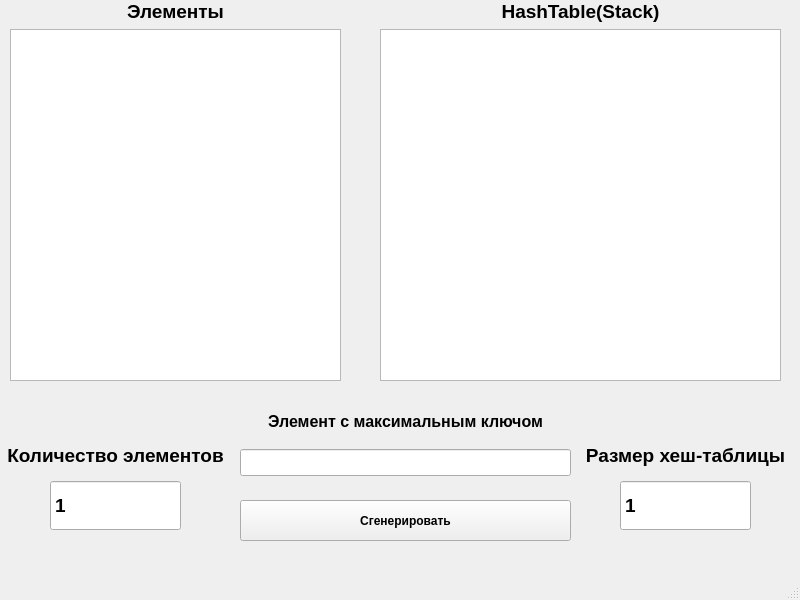
<?xml version="1.0" encoding="UTF-8"?>
<ui version="4.0">
 <class>MainWindow</class>
 <widget class="QMainWindow" name="MainWindow">
  <property name="geometry">
   <rect>
    <x>0</x>
    <y>0</y>
    <width>800</width>
    <height>600</height>
   </rect>
  </property>
  <property name="windowTitle">
   <string>HashTable</string>
  </property>
  <widget class="QWidget" name="centralwidget">
   <widget class="QSpinBox" name="amountElementBox">
    <property name="geometry">
     <rect>
      <x>50</x>
      <y>480</y>
      <width>131</width>
      <height>51</height>
     </rect>
    </property>
    <property name="font">
     <font>
      <pointsize>14</pointsize>
      <bold>true</bold>
     </font>
    </property>
    <property name="buttonSymbols">
     <enum>QAbstractSpinBox::NoButtons</enum>
    </property>
    <property name="minimum">
     <number>1</number>
    </property>
    <property name="maximum">
     <number>1000</number>
    </property>
   </widget>
   <widget class="QLabel" name="label">
    <property name="geometry">
     <rect>
      <x>0</x>
      <y>440</y>
      <width>231</width>
      <height>31</height>
     </rect>
    </property>
    <property name="font">
     <font>
      <pointsize>14</pointsize>
      <bold>true</bold>
     </font>
    </property>
    <property name="text">
     <string>Количество элементов</string>
    </property>
    <property name="alignment">
     <set>Qt::AlignCenter</set>
    </property>
   </widget>
   <widget class="QLabel" name="label_2">
    <property name="geometry">
     <rect>
      <x>570</x>
      <y>440</y>
      <width>231</width>
      <height>31</height>
     </rect>
    </property>
    <property name="font">
     <font>
      <pointsize>14</pointsize>
      <bold>true</bold>
     </font>
    </property>
    <property name="text">
     <string>Размер хеш-таблицы</string>
    </property>
    <property name="alignment">
     <set>Qt::AlignCenter</set>
    </property>
   </widget>
   <widget class="QSpinBox" name="sizeBox">
    <property name="geometry">
     <rect>
      <x>620</x>
      <y>480</y>
      <width>131</width>
      <height>51</height>
     </rect>
    </property>
    <property name="font">
     <font>
      <pointsize>14</pointsize>
      <bold>true</bold>
     </font>
    </property>
    <property name="buttonSymbols">
     <enum>QAbstractSpinBox::NoButtons</enum>
    </property>
    <property name="minimum">
     <number>1</number>
    </property>
    <property name="maximum">
     <number>100</number>
    </property>
   </widget>
   <widget class="QWidget" name="verticalLayoutWidget">
    <property name="geometry">
     <rect>
      <x>10</x>
      <y>0</y>
      <width>331</width>
      <height>381</height>
     </rect>
    </property>
    <layout class="QVBoxLayout" name="verticalLayout">
     <item>
      <widget class="QLabel" name="label_3">
       <property name="font">
        <font>
         <pointsize>14</pointsize>
         <bold>true</bold>
        </font>
       </property>
       <property name="text">
        <string>Элементы</string>
       </property>
       <property name="alignment">
        <set>Qt::AlignCenter</set>
       </property>
      </widget>
     </item>
     <item>
      <widget class="QListWidget" name="listElementWidget"/>
     </item>
    </layout>
   </widget>
   <widget class="QWidget" name="verticalLayoutWidget_2">
    <property name="geometry">
     <rect>
      <x>380</x>
      <y>0</y>
      <width>401</width>
      <height>381</height>
     </rect>
    </property>
    <layout class="QVBoxLayout" name="verticalLayout_2">
     <item>
      <widget class="QLabel" name="label_4">
       <property name="font">
        <font>
         <pointsize>14</pointsize>
         <bold>true</bold>
        </font>
       </property>
       <property name="text">
        <string>HashTable(Stack)</string>
       </property>
       <property name="alignment">
        <set>Qt::AlignCenter</set>
       </property>
      </widget>
     </item>
     <item>
      <widget class="QListWidget" name="listStackWidget"/>
     </item>
    </layout>
   </widget>
   <widget class="QWidget" name="verticalLayoutWidget_3">
    <property name="geometry">
     <rect>
      <x>240</x>
      <y>400</y>
      <width>331</width>
      <height>88</height>
     </rect>
    </property>
    <layout class="QVBoxLayout" name="verticalLayout_3">
     <item>
      <widget class="QLabel" name="label_5">
       <property name="sizePolicy">
        <sizepolicy hsizetype="Preferred" vsizetype="Fixed">
         <horstretch>0</horstretch>
         <verstretch>0</verstretch>
        </sizepolicy>
       </property>
       <property name="font">
        <font>
         <pointsize>12</pointsize>
         <bold>true</bold>
        </font>
       </property>
       <property name="text">
        <string>Элемент с максимальным ключом</string>
       </property>
       <property name="alignment">
        <set>Qt::AlignCenter</set>
       </property>
      </widget>
     </item>
     <item>
      <widget class="QLineEdit" name="findMaxEdit">
       <property name="font">
        <font>
         <pointsize>12</pointsize>
        </font>
       </property>
       <property name="readOnly">
        <bool>true</bool>
       </property>
      </widget>
     </item>
    </layout>
   </widget>
   <widget class="QPushButton" name="generateButton">
    <property name="geometry">
     <rect>
      <x>240</x>
      <y>500</y>
      <width>331</width>
      <height>41</height>
     </rect>
    </property>
    <property name="font">
     <font>
      <bold>true</bold>
     </font>
    </property>
    <property name="text">
     <string>Сгенерировать</string>
    </property>
   </widget>
  </widget>
  <widget class="QMenuBar" name="menubar">
   <property name="geometry">
    <rect>
     <x>0</x>
     <y>0</y>
     <width>800</width>
     <height>22</height>
    </rect>
   </property>
  </widget>
  <widget class="QStatusBar" name="statusbar"/>
 </widget>
 <resources/>
 <connections/>
</ui>
